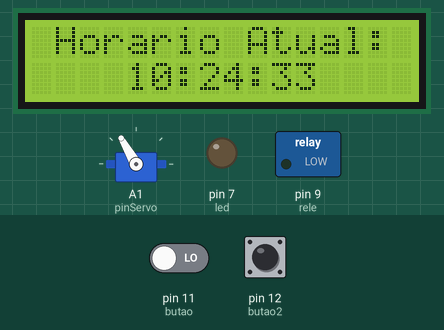
This sketch was run on a simulated Arduino Uno, built with avr-gcc and run on an emulated ATmega328P. Parts: 16×2 character LCD, servo, switched loads named in the sketch (green lamp = pin HIGH), output pins drawn as LEDs (lit = HIGH). The inputs (shaded band) are chosen by the test bench; at power-on: pin 11 (butao) LOW, pin 12 (butao2) LOW. The local clock reads 2024-03-15 10:24:30 at power-on unless the sketch sets it; what the sketch prints to the serial monitor is not drawn.

Above: at 4.7 s.
4.8 s: pin 11 (butao) driven HIGH
At 17.8 s:
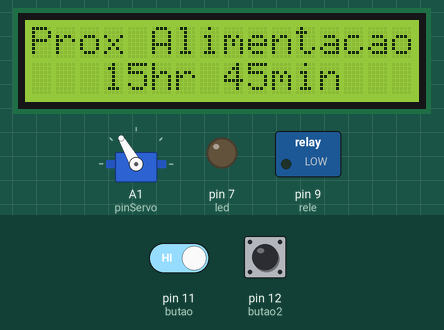
18.8 s: pin 12 (butao2) pulled HIGH for 3 s
At 21.2 s:
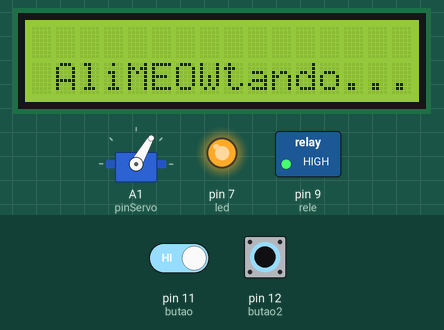
32.7 s: pin 11 (butao) driven LOW
At 38.2 s:
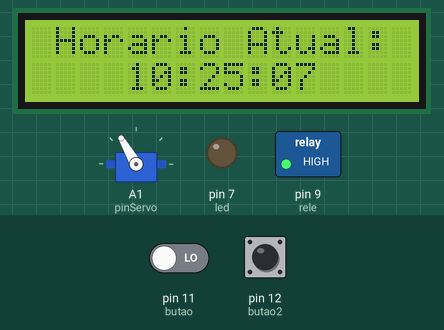
46.7 s: pin 11 (butao) driven HIGH
At 57.2 s:
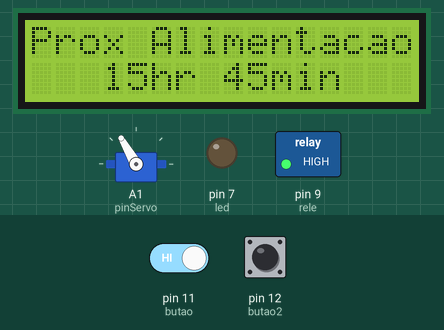
Timing chart, 0 to 58.7 s (numbered marks = the images above; inputs shaded):
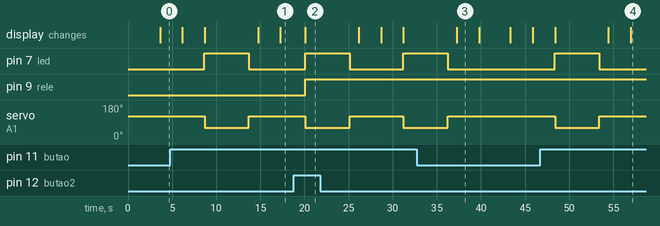

The sketch:

AliMeowtador.ino
```cpp
#include <Servo.h>
#include <DS3231.h>
#include <Wire.h>
#include <LiquidCrystal_I2C.h>

#define pinServo A1
#define led 7
#define butao 11
#define rele 9
#define butao2 12

LiquidCrystal_I2C lcd(0x27,2,1,0,4,5,6,7,3, POSITIVE);
Servo servo1;
DS3231 rtc(SDA, SCL);
Time t;

int estadobutao=0, angulo=0, estadobutao2=0, guardaestado=0;
int hrAtual, mnAtual;
int hrAlim1, mnAlim1, hrAlim2, mnAlim2;
int demosCom1, demosCom2;

void setup() {
  Serial.begin(1200);
  rtc.begin();
  lcd.begin(16,2);

  servo1.attach(pinServo);
  lcd.setBacklight(HIGH);

  pinMode(led, OUTPUT);
  pinMode(butao, INPUT);
  pinMode(rele, OUTPUT);
  pinMode(butao2, INPUT);

  servo1.write(120);
  lcd.setCursor(0,0);
  lcd.print("  Bem Vindo Ao  ");
  lcd.setCursor(0,1);
  lcd.print(" AliMEOWtador!! ");
  delay(3500);
  lcd.clear();

  hrAlim1 = 15;
  mnAlim1 = 45;
  demosCom1 = 0;
  hrAlim2 = 15;
  mnAlim2 = 46;
  demosCom2 = 0;

  //rtc.setDate(29,2,2020);
  //rtc.setDOW(SATURDAY);
  //rtc.setTime(2,1,0);
}

void loop() {
  t = rtc.getTime();
  hrAtual = t.hour;
  mnAtual = t.min;

  lcd.setCursor(0,0);
  lcd.print(" Horario Atual: ");
  lcd.setCursor(0,1);
  lcd.print("    ");
  lcd.print(rtc.getTimeStr());
  lcd.print("    ");
  delay(2500);
  lcd.clear();
  if((demosCom1 == 0 && demosCom2 == 0) || (demosCom1 == 1 && demosCom2 == 1)){
    lcd.print("Prox Alimentacao");
    lcd.setCursor(0,1);
    lcd.print("   ");
    lcd.print(hrAlim1);
    lcd.print("hr ");
    lcd.print(mnAlim1);
    lcd.print("min");
    lcd.print("   ");
    delay(2500);
  }else if(demosCom1 == 1 && demosCom2 == 0){
    lcd.print("Prox Alimentacao");
    lcd.setCursor(0,1);
    lcd.print("   ");
    lcd.print(hrAlim2);
    lcd.print("hr ");
    lcd.print(mnAlim2);
    lcd.print("min");
    lcd.print("   ");
    delay(2500);
  }

  estadobutao2 = digitalRead(butao2);
  if (estadobutao2 == HIGH){
    guardaestado = !guardaestado;
    delay(300);
    if (guardaestado == HIGH){
      digitalWrite(rele, HIGH);
    }else{
      digitalWrite(rele, LOW);
    }
  }

  estadobutao = digitalRead(butao);
  if((estadobutao == 1) || ((hrAtual == hrAlim1) && (mnAtual == mnAlim1) && (demosCom1 == 0))){
    if((hrAtual == hrAlim1) && (mnAtual == mnAlim1) && (demosCom1 == 0)){
      demosCom1 = 1;
    }
    angulo = 60;
    servo1.write(angulo);
    digitalWrite(led, HIGH);
    lcd.clear();
    lcd.setCursor(0,0);
    lcd.print("                ");
    lcd.setCursor(0,1);
    lcd.print(" AliMEOWtando...");
    delay(5000);
    estadobutao=0;
  }else{
    angulo = 120;
    servo1.write(angulo);
    digitalWrite(led, LOW);
  }

  if((estadobutao == 1) || ((hrAtual == hrAlim2) && (mnAtual == mnAlim2) && (demosCom2 == 0))){
    if((hrAtual == hrAlim2) && (mnAtual == mnAlim2) && (demosCom2 == 0)){
      demosCom2 = 1;
    }
    angulo = 60;
    servo1.write(angulo);
    digitalWrite(led, HIGH);
    lcd.clear();
    lcd.setCursor(0,0);
    lcd.print("                ");
    lcd.setCursor(0,1);
    lcd.print(" AliMEOWtando...");
    delay(5000);
    estadobutao=0;
  }else{
    angulo = 120;
    servo1.write(angulo);
    digitalWrite(led, LOW);
  }

  if(demosCom1 == 0 || demosCom1 == 1 && demosCom2 == 1){
    Serial.print("Horario Atual: ");
    Serial.println(rtc.getTimeStr());
    Serial.print("Proxima alimentacao: ");
    Serial.print(hrAlim1);
    Serial.print("h ");
    Serial.print(mnAlim1);
    Serial.println("min");
    Serial.println(" ");
  }

  if(demosCom1 == 1 && demosCom2 == 0){
    Serial.print("Horario atual: ");
    Serial.println(rtc.getTimeStr());
    Serial.print("Proxima alimentacao: ");
    Serial.print(hrAlim2);
    Serial.print("h ");
    Serial.print(mnAlim2);
    Serial.println("min");
    Serial.println(" ");
  }

  if(hrAtual == 0 && mnAtual == 0){
    demosCom1 = 0;
    demosCom2 = 0;
  }

  delay(1000);
}
```

Measured:
- after the input at 4.8 s, pin 7 (led): LOW → HIGH after 3.9 s, → LOW 5.0 s later; servo on A1 (pinServo): 120° → 60° after 3.9 s, → 120° 5.0 s later; the display: first differs from a run without the input after 3.9 s (image 1 shows a later state)
- after the input at 18.8 s, pin 9 (rele): LOW → HIGH after 1.3 s
- after the input at 32.7 s, pin 7 (led): goes on until 36.2 s, then stays LOW; servo on A1 (pinServo): goes on until 36.2 s, then stays 120°
- after the input at 46.7 s, pin 7 (led): LOW → HIGH after 1.7 s, → LOW 5.0 s later; servo on A1 (pinServo): 120° → 60° after 1.7 s, → 120° 5.0 s later; the display: first changes after 1.7 s (image 4 shows a later state)
- what the display in image 3 shows lasts 2.5 s, from 37.3 s to 39.8 s
